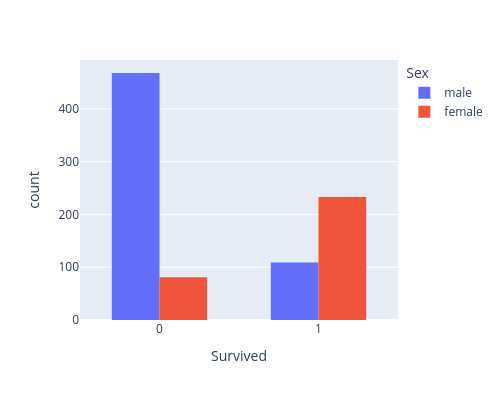

Notebook code cell kept with this figure:
### Code cell
fig = px.histogram(df, x='Survived', color='Sex', barmode='group')
fig.update_layout(
    width=500,
    height=400,
    bargap=0.4
)

fig.show()

### Figure 1 — Plotly figure (JSON) as saved in the notebook; plotly's stock layout.template omitted (floating-point values rounded to 4 significant figures; data arrays with more than 128 entries replaced by an {"elided": "..."} marker saying what was removed)
{"data": [{"alignmentgroup": "True", "bingroup": "x", "hovertemplate": "Sex=male<br>Survived=%{x}<br>count=%{y}<extra></extra>", "legendgroup": "male", "marker": {"color": "#636efa", "pattern": {"shape": ""}}, "name": "male", "offsetgroup": "male", "orientation": "v", "showlegend": true, "type": "histogram", "x": {"elided": "577 int values"}, "xaxis": "x", "yaxis": "y"}, {"alignmentgroup": "True", "bingroup": "x", "hovertemplate": "Sex=female<br>Survived=%{x}<br>count=%{y}<extra></extra>", "legendgroup": "female", "marker": {"color": "#EF553B", "pattern": {"shape": ""}}, "name": "female", "offsetgroup": "female", "orientation": "v", "showlegend": true, "type": "histogram", "x": {"elided": "314 int values"}, "xaxis": "x", "yaxis": "y"}], "layout": {"bargap": 0.4, "barmode": "group", "height": 400, "legend": {"title": {"text": "Sex"}, "tracegroupgap": 0}, "margin": {"t": 60}, "width": 500, "xaxis": {"anchor": "y", "domain": [0, 1], "title": {"text": "Survived"}}, "yaxis": {"anchor": "x", "domain": [0, 1], "title": {"text": "count"}}}}
